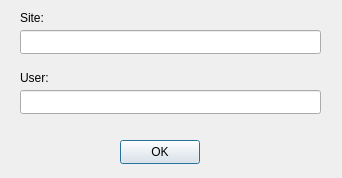
<?xml version="1.0" encoding="UTF-8"?>
<ui version="4.0">
 <class>GetPwd</class>
 <widget class="QDialog" name="GetPwd">
  <property name="geometry">
   <rect>
    <x>0</x>
    <y>0</y>
    <width>342</width>
    <height>178</height>
   </rect>
  </property>
  <property name="windowTitle">
   <string>Dialog</string>
  </property>
  <widget class="QLineEdit" name="editSite">
   <property name="geometry">
    <rect>
     <x>20</x>
     <y>30</y>
     <width>301</width>
     <height>24</height>
    </rect>
   </property>
  </widget>
  <widget class="QLineEdit" name="editUser">
   <property name="geometry">
    <rect>
     <x>20</x>
     <y>90</y>
     <width>301</width>
     <height>24</height>
    </rect>
   </property>
  </widget>
  <widget class="QLabel" name="label">
   <property name="geometry">
    <rect>
     <x>20</x>
     <y>10</y>
     <width>49</width>
     <height>16</height>
    </rect>
   </property>
   <property name="text">
    <string>Site:</string>
   </property>
  </widget>
  <widget class="QLabel" name="label_2">
   <property name="geometry">
    <rect>
     <x>20</x>
     <y>70</y>
     <width>49</width>
     <height>16</height>
    </rect>
   </property>
   <property name="text">
    <string>User:</string>
   </property>
  </widget>
  <widget class="QPushButton" name="acceptButton">
   <property name="geometry">
    <rect>
     <x>120</x>
     <y>140</y>
     <width>80</width>
     <height>24</height>
    </rect>
   </property>
   <property name="text">
    <string>OK</string>
   </property>
  </widget>
 </widget>
 <resources/>
 <connections/>
</ui>
